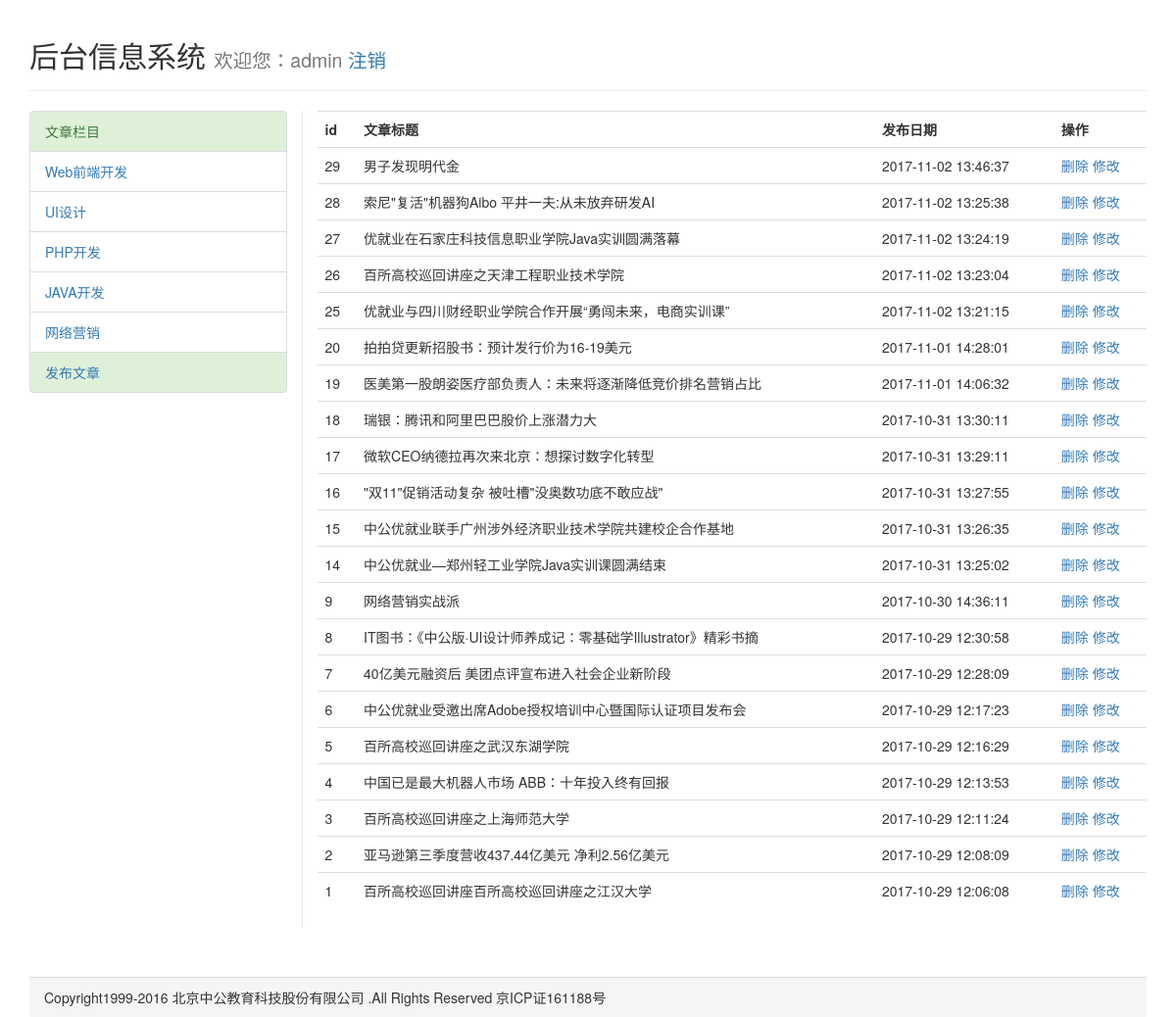
Page /php/column.php (signed in) on the committed database.
### tables this page shows
CREATE TABLE IF NOT EXISTS `u_article` (
  `id` int(7) unsigned NOT NULL AUTO_INCREMENT,
  `title` varchar(50) NOT NULL,
  `column` varchar(50) NOT NULL,
  `description` text NOT NULL,
  `keywords` varchar(30) NOT NULL,
  `contents` text NOT NULL,
  `thumb` varchar(100) NOT NULL,
  `add_date` varchar(20) NOT NULL,
  `author` varchar(15) NOT NULL,
  PRIMARY KEY (`id`)
);

### php/column.php (the view)
<?php
include 'head.php';
if( empty( $_GET['column'] ) )
{
	$column='全部内容';
}
else
{
	$column=$_GET['column'];
}
if( $column=='全部内容' )
{
	$sql="SELECT * FROM u_article ORDER BY id DESC";
}
else
{
	$sql="SELECT * FROM u_article WHERE `column`='$column' ORDER BY id DESC";
}
$result=$conn->query($sql);
?>
        <div class="row">
        	<div class="col-md-3">
            	<ul class="list-group">
                  <li class="list-group-item list-group-item-success">文章栏目</li>
                  <li class="list-group-item"><a href="column.php?column=<?php echo 'Web前端开发';?>">Web前端开发</a></li>
                  <li class="list-group-item"><a href="column.php?column=<?php echo 'UI设计';?>">UI设计</a></li>
                  <li class="list-group-item"><a href="column.php?column=<?php echo 'PHP开发';?>">PHP开发</a></li>
                  <li class="list-group-item"><a href="column.php?column=<?php echo 'JAVA开发';?>">JAVA开发</a></li>
                  <li class="list-group-item"><a href="column.php?column=<?php echo '网络营销';?>">网络营销</a></li>
                  <li class="list-group-item list-group-item-success"><a href="publish.php">发布文章</a></li>
                </ul>
            </div>
            <div class="col-md-9" style="border-left:1px solid #eaeaea;">
            	<table class="table">
                    <tr>
                        <th>id</th>
                        <th>文章标题</th>
                        <th>发布日期</th>
                        <th>操作</th>
                    </tr>
                   <?php
					if($result->num_rows>0)
					{
						while($row=$result->fetch_assoc())
						{
					?>
                    <tr>
                        <td><?php echo $row['id'];?></td>
                        <td><?php echo $row['title'];?></td>
                        <td><?php echo date('Y-m-d H:i:s',$row['add_date']);?></td>
                        <td>
                        <a href="delete.php?id=<?php echo $row['id'];?>">删除</a>
                        <a href="change.php?id=<?php echo $row['id'];?>">修改</a></td>
					</tr>
               		<?php
						}
					}
					?>
                </table>
            </div>
        </div>
        <div class="panel-footer" style="margin-top:50px;">
    		Copyright1999-2016 北京中公教育科技股份有限公司 .All Rights Reserved 京ICP证161188号
    	</div>
    </div>
</body>
</html>

### rows in the picture
u_article: id "29", title "男子发现明代金", add_date "2017-11-02 13:46:37"
u_article: id "28", title "索尼\"复活\"机器狗Aibo 平井一夫:从未放弃研发AI", add_date "2017-11-02 13:25:38"
u_article: id "27", title "优就业在石家庄科技信息职业学院Java实训圆满落幕", add_date "2017-11-02 13:24:19"
u_article: id "26", title "百所高校巡回讲座之天津工程职业技术学院", add_date "2017-11-02 13:23:04"
u_article: id "25", title "优就业与四川财经职业学院合作开展“勇闯未来，电商实训课”", add_date "2017-11-02 13:21:15"
u_article: id "20", title "拍拍贷更新招股书：预计发行价为16-19美元", add_date "2017-11-01 14:28:01"
u_article: id "19", title "医美第一股朗姿医疗部负责人：未来将逐渐降低竞价排名营销占比", add_date "2017-11-01 14:06:32"
u_article: id "18", title "瑞银：腾讯和阿里巴巴股价上涨潜力大", add_date "2017-10-31 13:30:11"
u_article: id "17", title "微软CEO纳德拉再次来北京：想探讨数字化转型", add_date "2017-10-31 13:29:11"
u_article: id "16", title "\"双11\"促销活动复杂 被吐槽\"没奥数功底不敢应战\"", add_date "2017-10-31 13:27:55"
u_article: id "15", title "中公优就业联手广州涉外经济职业技术学院共建校企合作基地", add_date "2017-10-31 13:26:35"
u_article: id "14", title "中公优就业—郑州轻工业学院Java实训课圆满结束", add_date "2017-10-31 13:25:02"
u_article: id "9", title "网络营销实战派", add_date "2017-10-30 14:36:11"
u_article: id "8", title "IT图书：《中公版·UI设计师养成记：零基础学Illustrator》精彩书摘", add_date "2017-10-29 12:30:58"
u_article: id "7", title "40亿美元融资后 美团点评宣布进入社会企业新阶段", add_date "2017-10-29 12:28:09"
u_article: id "6", title "中公优就业受邀出席Adobe授权培训中心暨国际认证项目发布会", add_date "2017-10-29 12:17:23"
u_article: id "5", title "百所高校巡回讲座之武汉东湖学院", add_date "2017-10-29 12:16:29"
u_article: id "4", title "中国已是最大机器人市场 ABB：十年投入终有回报", add_date "2017-10-29 12:13:53"
u_article: id "3", title "百所高校巡回讲座之上海师范大学", add_date "2017-10-29 12:11:24"
u_article: id "2", title "亚马逊第三季度营收437.44亿美元 净利2.56亿美元", add_date "2017-10-29 12:08:09"
u_article: id "1", title "百所高校巡回讲座百所高校巡回讲座之江汉大学", add_date "2017-10-29 12:06:08"

### other values in the picture
$_SESSION['admin_username'] "admin"
